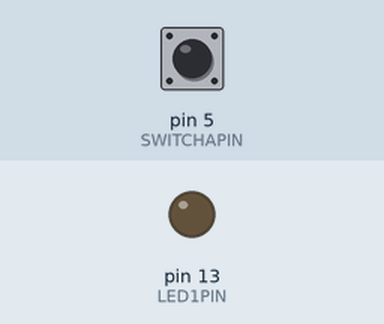
The sketch below on a simulated Arduino Uno, built with avr-gcc and run on an emulated ATmega328P. Shown: output pins drawn as LEDs (lit = HIGH). Dashed ring = blinking. Inputs (shaded band) come from the test bench; at power-on: pin 5 (SWITCHAPIN) HIGH. What the sketch prints to the serial monitor is not drawn.

Above: at 1.2 s.
1.3 s: pin 5 (SWITCHAPIN) pulled LOW for 0.15 s
At 1.37 s:
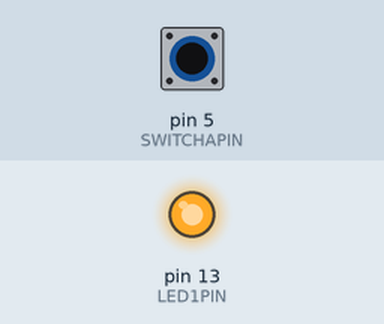
2.9 s: pin 5 (SWITCHAPIN) pulled LOW for 1 s
At 4.9 s:
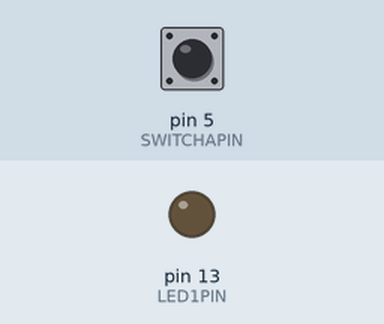
5.4 s: pin 5 (SWITCHAPIN) pulled LOW for 3.2 s
At 6.0 s:
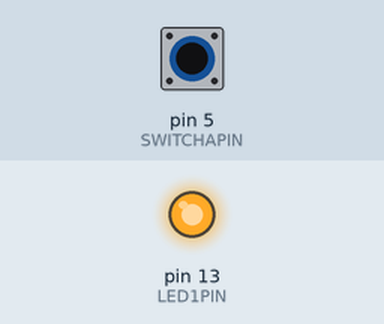
10.1 s: pin 5 (SWITCHAPIN) pulsed LOW 2 times (0.12 s each, 0.3 s apart)
At 10.16 s:
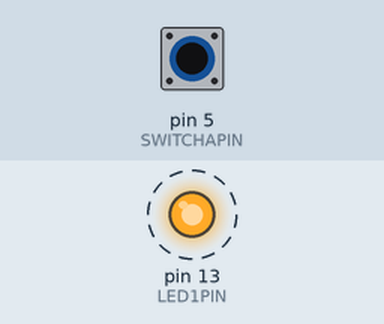
12.2 s: pin 5 (SWITCHAPIN) pulsed LOW 5 times (0.12 s each, 0.3 s apart)
At 14.1 s:
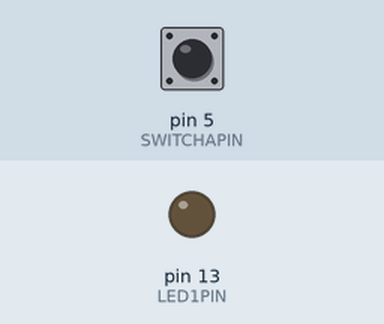
Timing chart, 0 to 15.6 s (numbered marks = the images above; inputs shaded):
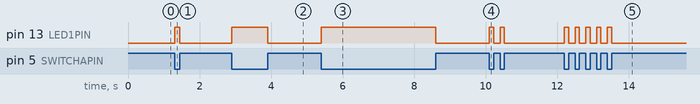

The sketch:

SendNotes2.ino
```cpp
// SEND NOTE WHEN A BUTTON IS PRESSED
#define LED1PIN  13
#define SWITCHAPIN  5

void setup()
{
  pinMode(LED1PIN, OUTPUT);
  pinMode(SWITCHAPIN, INPUT);
  digitalWrite(SWITCHAPIN, HIGH);

  Serial.begin(31250);
}

void sendNote(byte note, byte velocity)
{
  Serial.write((byte)0x90);
  Serial.write(note);
  Serial.write(velocity);
}

int wasPressed = 0;

void loop()
{
  // is switch A currently held down?
  if(digitalRead(SWITCHAPIN) == LOW)
  {
    // has it just been pressed?
    if(wasPressed == 0)
    {
      sendNote(48,127);
      digitalWrite(LED1PIN, HIGH);
      wasPressed = 1;
    }
  }
  else
  {
    // has it just been released?
    if(wasPressed == 1)
    {
      sendNote(48,0);
      digitalWrite(LED1PIN, LOW);
      wasPressed = 0;
    }
  }
}
```

Measured:
- after the input at 1.3 s, pin 13 (LED1PIN): LOW → HIGH at once, → LOW 0.15 s later
- after the input at 2.9 s, pin 13 (LED1PIN): LOW → HIGH at once, → LOW 1.0 s later
- after the input at 5.4 s, pin 13 (LED1PIN): LOW → HIGH at once, → LOW 3.2 s later
- after the input at 10.1 s, pin 13 (LED1PIN): alternates HIGH for 0.12 s and LOW for 0.18 s, 4 changes in all, then stays LOW, starting at once
- after the input at 12.2 s, pin 13 (LED1PIN): alternates HIGH for 0.12 s and LOW for 0.18 s, 10 changes in all, then stays LOW, starting at once
